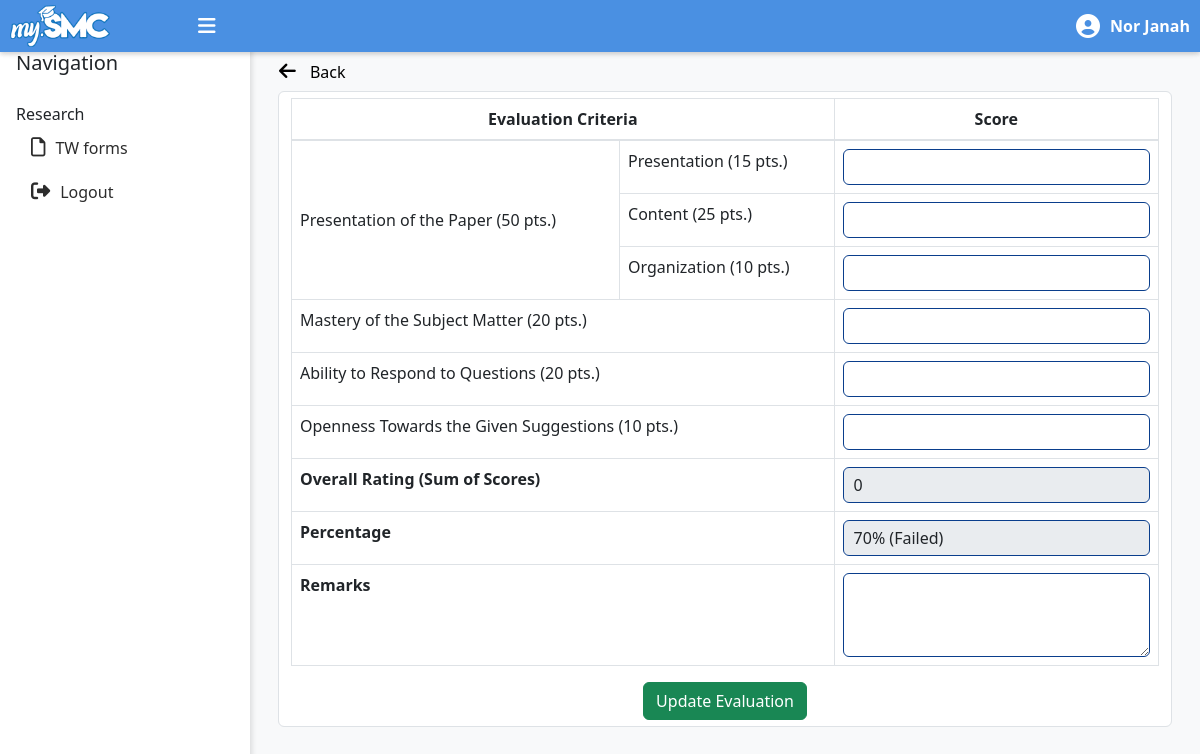
Page /panelist/edit-evaluation_form.php?tw_form_id=21 (signed in) on the earlier database version.
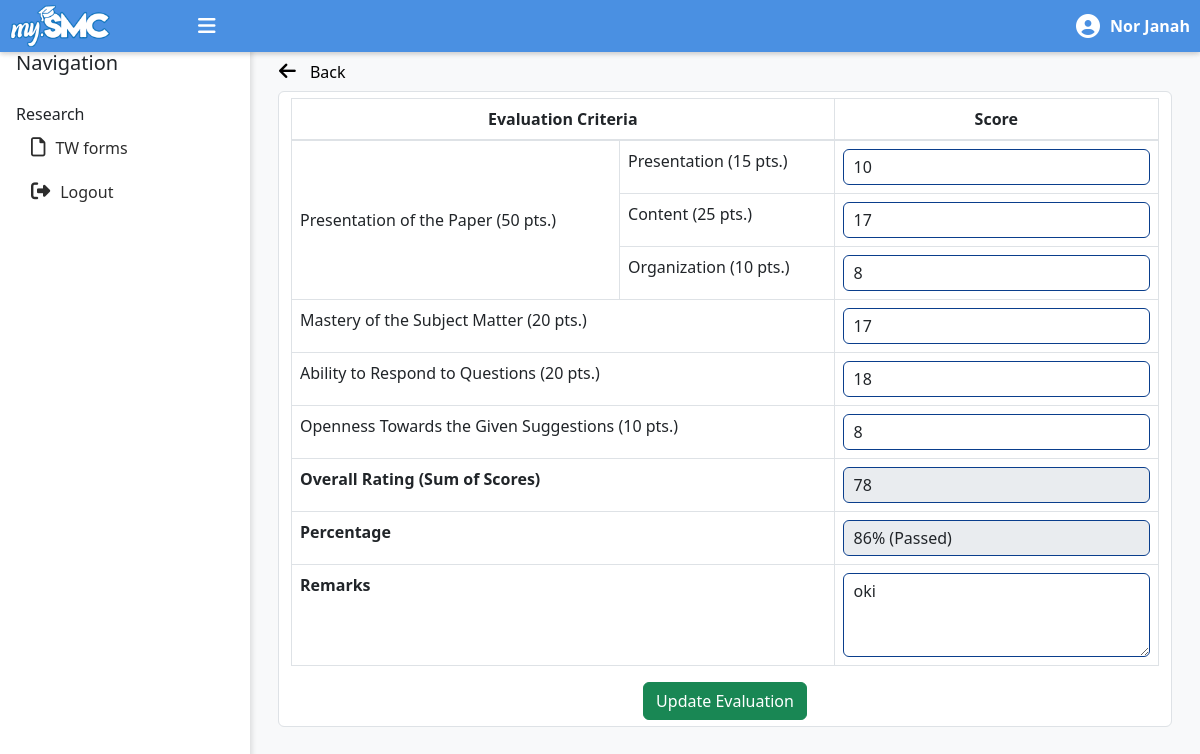
Same page on the later database version.
### tables this page shows
CREATE TABLE `eval_criteria` (
  `eval_id` int(11) NOT NULL,
  `tw_form_id` int(11) NOT NULL,
  `evaluator_id` int(11) NOT NULL,
  `presentation` int(11) NOT NULL,
  `content` int(11) NOT NULL,
  `organization` int(11) NOT NULL,
  `mastery` int(11) NOT NULL,
  `ability` int(11) NOT NULL,
  `openness` int(11) NOT NULL,
  `overall_rating` decimal(5,2) NOT NULL,
  `percentage` decimal(10,2) DEFAULT NULL,
  `remarks` text DEFAULT NULL,
  `date_created` datetime DEFAULT current_timestamp()
);

### panelist/edit-evaluation_form.php (the view, shortened to what the changed rows need)
<?php
include('panelist-master.php');
require '../config/connect.php';
$tw_form_id = isset($_GET['tw_form_id']) ? (int) $_GET['tw_form_id'] : 0;
function getEvalCriteria($tw_form_id) {
    global $conn;
    $query = "
        SELECT
            ev.eval_id,
            ev.tw_form_id,
            ev.evaluator_id,
            ev.presentation,
            ev.content,
            ev.organization,
            ev.mastery,
            ev.ability,
            ev.openness,
            ev.overall_rating,
            ev.percentage,
            ev.remarks,
            ev.date_created
        FROM eval_criteria ev
        LEFT JOIN TW_FORMS tw ON ev.tw_form_id = tw.tw_form_id
        WHERE ev.tw_form_id = ?
    ";
    $stmt = $conn->prepare($query);
    $stmt->bind_param("i", $tw_form_id);
    $stmt->execute();
    $result = $stmt->get_result();
    $eval_criteria = $result->fetch_assoc();
    return $eval_criteria;
}
$eval_criteria = getEvalCriteria($tw_form_id);
?>
<section id="assign-panelists-form">
    <div class="container">
        <div class="register-box" id="view">
            <form action="submit_evaluation.php" method="POST" class="form-control">
                <table id="items-table" class="table table-bordered display">
                    <thead class="thead-background">
                        <tr>
                            <th colspan="2" class="text-center">Evaluation Criteria</th>
                            <th class="text-center">Score</th>
                        </tr>
                    </thead>
                    <tbody>
                        <tr>
                            <td><input type="number" name="presentation" class="form-control" style="border: 1px solid rgb(10, 62, 140); padding: 5px 10px;" max="15" min="0" value="<?= htmlspecialchars($eval_criteria['presentation']) ?>" required></td>
                        </tr>
                        <tr>
                            <td><input type="number" name="content" class="form-control" style="border: 1px solid rgb(10, 62, 140); padding: 5px 10px;" max="25" min="0" value="<?= htmlspecialchars($eval_criteria['content']) ?>" required></td>
                        </tr>
                        <tr>
                            <td><input type="number" name="organization" class="form-control" style="border: 1px solid rgb(10, 62, 140); padding: 5px 10px;" max="10" min="0" value="<?= htmlspecialchars($eval_criteria['organization']) ?>" required></td>
                        </tr>
                        <tr>
                            <td><input type="number" name="mastery" class="form-control" style="border: 1px solid rgb(10, 62, 140); padding: 5px 10px;" max="20" min="0" value="<?= htmlspecialchars($eval_criteria['mastery']) ?>" required></td>
                        </tr>
                        <tr>
                            <td><input type="number" name="ability" class="form-control" style="border: 1px solid rgb(10, 62, 140); padding: 5px 10px;" max="20" min="0" value="<?= htmlspecialchars($eval_criteria['ability']) ?>" required></td>
                        </tr>
                        <tr>
                            <td><input type="number" name="openness" class="form-control" style="border: 1px solid rgb(10, 62, 140); padding: 5px 10px;" max="10" min="0" value="<?= htmlspecialchars($eval_criteria['openness']) ?>" required></td>
                        </tr>
                        <tr>
                            <td>
                                <input type="number" name="overall_rating" class="form-control" style="border: 1px solid rgb(10, 62, 140); padding: 5px 10px;" readonly value="<?= htmlspecialchars($eval_criteria['overall_rating']) ?>">
                            </td>
                        </tr>
                        <tr>
                            <td>
                                <input type="text" name="percentage" class="form-control" style="border: 1px solid rgb(10, 62, 140); padding: 5px 10px;" readonly value="<?= htmlspecialchars($eval_criteria['percentage']) ?>">
                            </td>
                        </tr>
                        <tr>
                            <td colspan="2" class="font-weight-bold">Remarks</td>
                            <td>
                                <textarea name="remarks" class="form-control" style="border: 1px solid rgb(10, 62, 140); padding: 5px 10px;" rows="3" maxlength="500"><?= htmlspecialchars($eval_criteria['remarks']) ?></textarea>
                            </td>
                        </tr>
                    </tbody>
                </table>
            </form>
        </div>
    </div>
</section>
<?php
include('panelist-master.php');
?>

Differences in the rows shown:
added eval_criteria: presentation "10", content "17", organization "8", mastery "17", ability "18", openness "8", overall_rating "78", percentage "86% (Passed)", remarks "oki"
Other differences:
form field overall_rating: "0" → (not shown)
form field percentage: "70% (Failed)" → (not shown)
